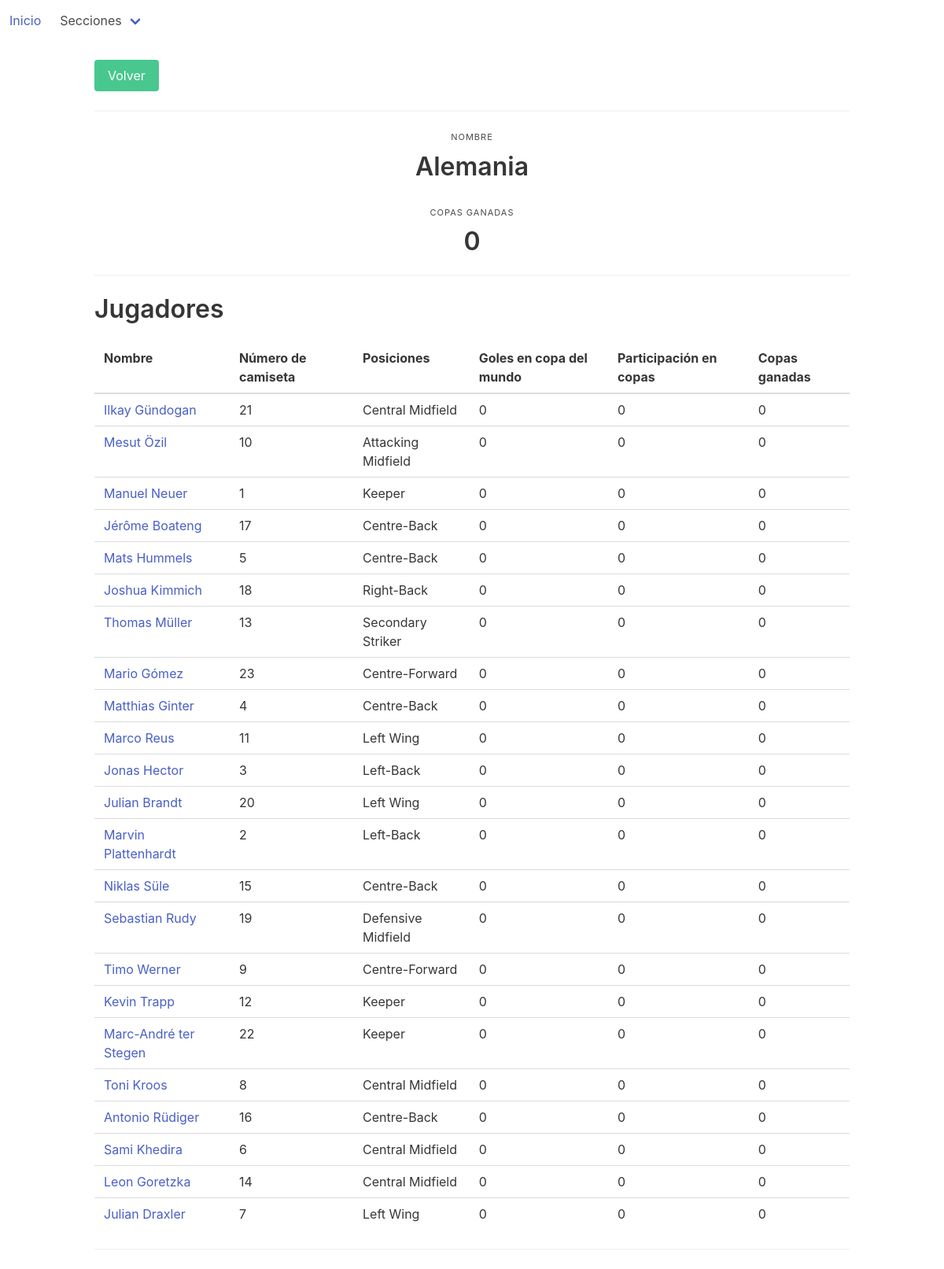
Before: /dashboard/teams/20 with the older database file.
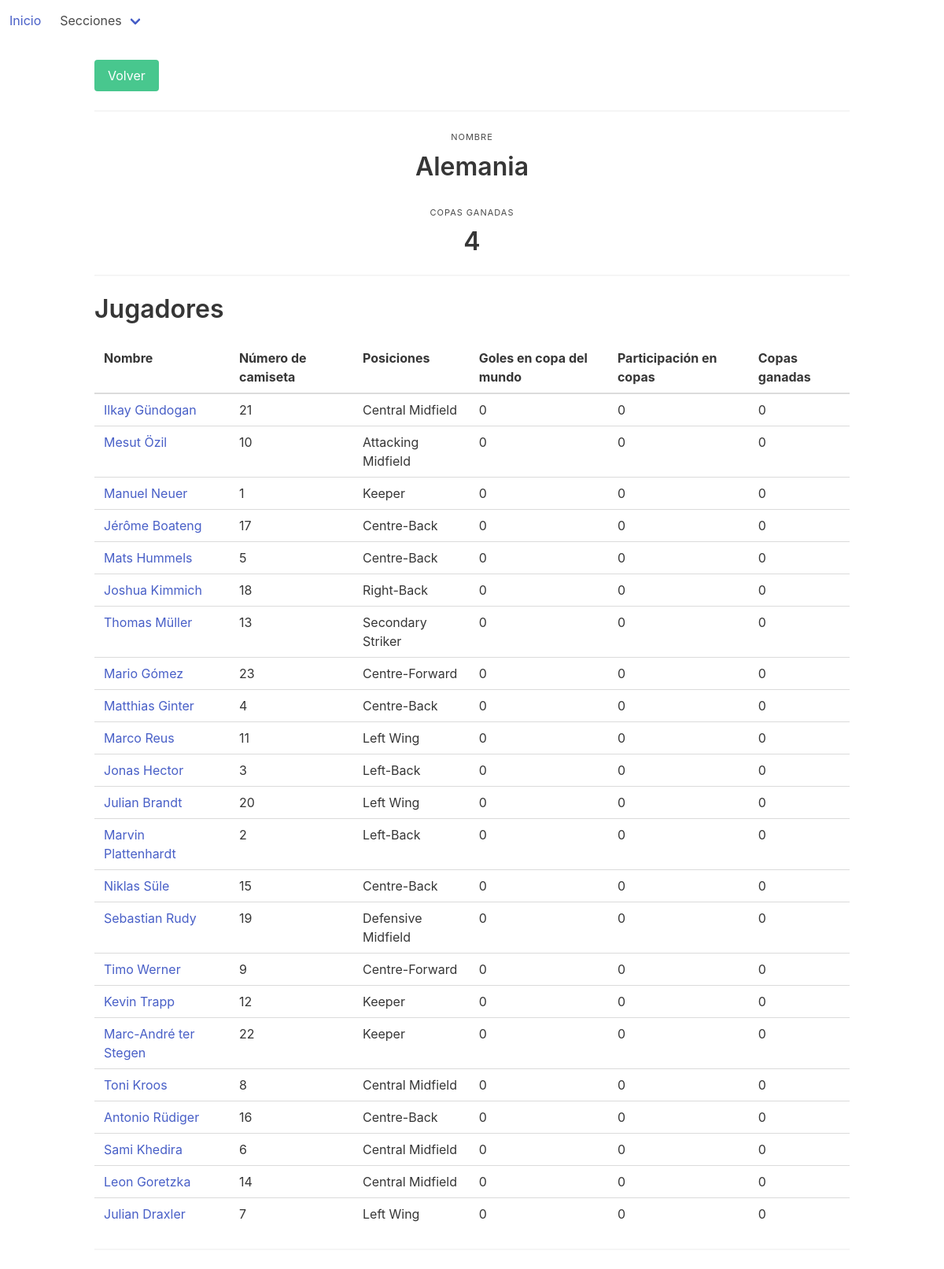
After: the same page with the newer database file.
### dashboard/models.py (models this page shows, shortened)
class Team(models.Model):
    name = models.CharField(max_length=32)
    code = models.CharField(max_length=32)
    cups = models.IntegerField(default=0)
    finals = models.IntegerField(default=0)
    semifinals = models.IntegerField(default=0)
    class Meta:
        ordering = ["name"]

### dashboard/views.py (the view)
# urls.py: url(r'^teams/(?P<pk>\d+)$', views.TeamDetailView.as_view(), name='team-detail'),
class TeamDetailView(DetailView):
    model = Team

### templates/dashboard/team_detail.html (shortened to what this page needs)
{% extends 'base.html' %}
{% block content %}
    <a class="button is-success" href="{% url 'team-list' %}">Volver</a>
    <hr>
    <div class="level">
        <div class="level-item has-text-centered">
            <div>
                <p class="heading">Nombre</p>
                <p class="title">{{ team.name }}</p>
                <p class="heading">Copas ganadas</p>
                <p class="title">{{ team.cups }}</p>
            </div>
        </div>
    </div>
    <hr>
    <div class="level">
        <div>
            <p class="title">
                Jugadores
            </p>
        </div>
        <br/>
    </div>
    <div class="level">
        <table class="table">
            <thead>
            <tr>
                <th>Nombre</th>
                <th>Número de camiseta</th>
                <th>Posiciones</th>
                <th>Goles en copa del mundo</th>
                <th>Participación en copas</th>
                <th>Copas ganadas</th>
            </tr>
            </thead>
            <tbody>
            {% for player in team.player_set.all %}
                <tr>
                    <td><a href="{% url 'player-detail' player.pk %}">{{ player.name }}</a></td>
                    <td>{{ player.jerseyNumber }}</td>
                    {% for position in player.positions.all %}
                        <td>{{ position.name     }}</td>
                    {% endfor %}
                    <td>{{ player.world_cups }}</td>
                    <td>{{ player.world_cups_won }}</td>
                    <td>{{ player.goals }}</td>
                </tr>
            {% endfor %}
            </tbody>
        </table>
    </div>
    <hr>
{% endblock %}

Changed rows visible on the page:
changed Team "Alemania": cups "0" → "4"
